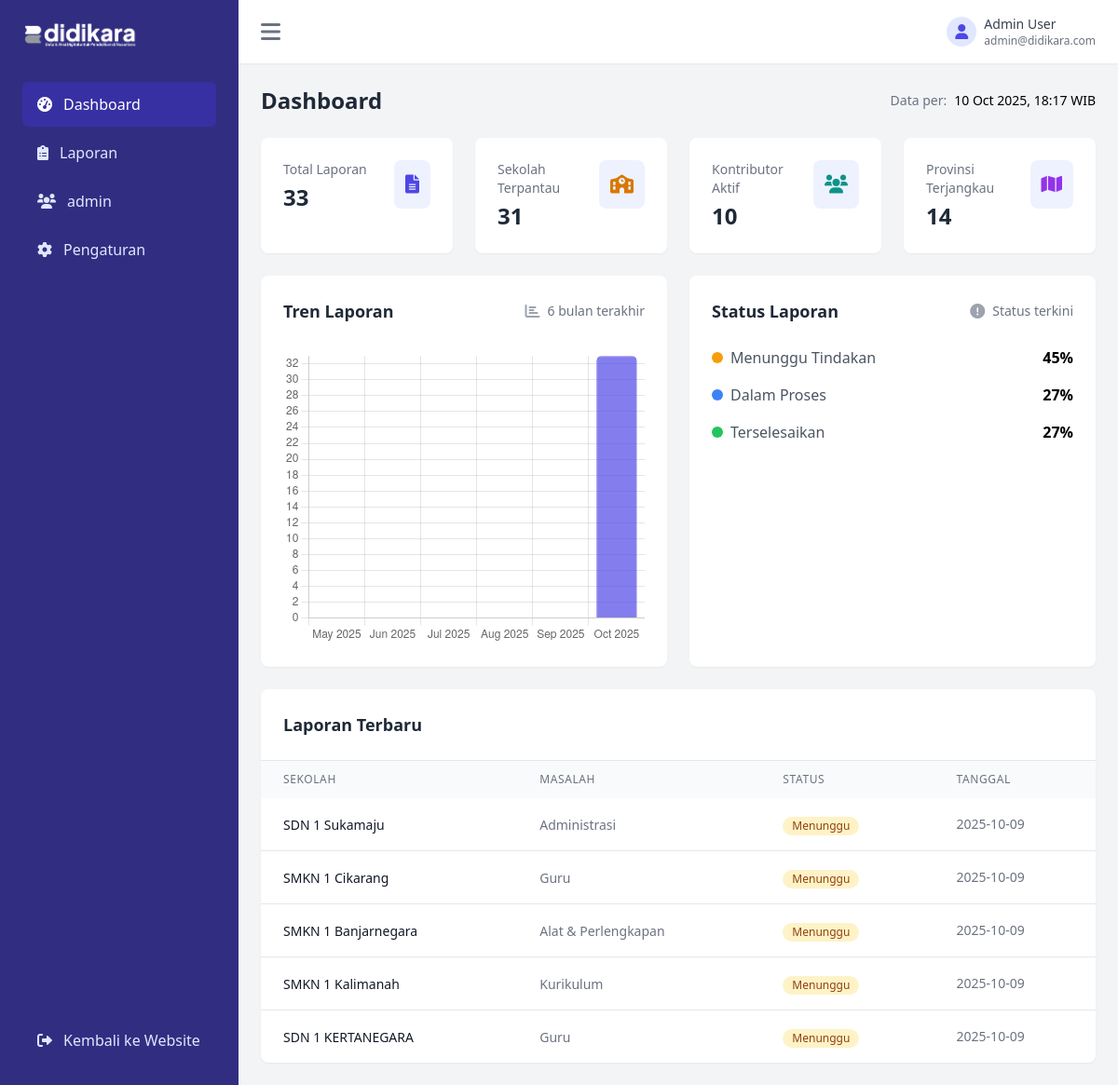
The app's page /admin/index.php with its own data.
### tables this page shows
CREATE TABLE `reports` (
  `id` bigint(20) unsigned NOT NULL AUTO_INCREMENT,
  `user_id` bigint(20) unsigned DEFAULT NULL,
  `school_name` varchar(200) NOT NULL,
  `province_id` tinyint(3) unsigned DEFAULT NULL,
  `address` varchar(255) DEFAULT NULL,
  `issue_type_id` tinyint(3) unsigned NOT NULL,
  `severity` enum('low','medium','high') NOT NULL DEFAULT 'low',
  `description` text NOT NULL,
  `reporter_name` varchar(150) DEFAULT NULL,
  `reporter_nik` varchar(20) DEFAULT NULL,
  `reporter_email` varchar(200) DEFAULT NULL,
  `reporter_phone` varchar(32) DEFAULT NULL,
  `agree_terms` tinyint(1) NOT NULL DEFAULT 0,
  `status` enum('pending','confirmed','investigating','resolved','rejected','archived') NOT NULL DEFAULT 'pending',
  `latitude` decimal(10,7) DEFAULT NULL,
  `longitude` decimal(10,7) DEFAULT NULL,
  `created_at` datetime NOT NULL DEFAULT current_timestamp(),
  `updated_at` datetime NOT NULL DEFAULT current_timestamp() ON UPDATE current_timestamp(),
  PRIMARY KEY (`id`),
  KEY `idx_status` (`status`),
  KEY `idx_issue` (`issue_type_id`),
  KEY `idx_created` (`created_at`),
  KEY `idx_province` (`province_id`),
  KEY `idx_severity` (`severity`),
  KEY `idx_lat_lng` (`latitude`,`longitude`),
  KEY `fk_reports_user` (`user_id`),
  FULLTEXT KEY `ft_description` (`description`),
  CONSTRAINT `fk_reports_issue` FOREIGN KEY (`issue_type_id`) REFERENCES `issue_types` (`id`),
  CONSTRAINT `fk_reports_province` FOREIGN KEY (`province_id`) REFERENCES `provinces` (`id`) ON DELETE SET NULL,
  CONSTRAINT `fk_reports_user` FOREIGN KEY (`user_id`) REFERENCES `users` (`id`) ON DELETE SET NULL
);

CREATE TABLE `issue_types` (
  `id` tinyint(3) unsigned NOT NULL AUTO_INCREMENT,
  `slug` varchar(60) NOT NULL,
  `name` varchar(120) NOT NULL,
  PRIMARY KEY (`id`),
  UNIQUE KEY `slug` (`slug`)
);

### admin/dashboard.php (the view, shortened to what this page needs)
<?php
$host = 'localhost';
$user = 'root';
$pass = '';
$db   = 'db_didikara';
$mysqli = new mysqli($host, $user, $pass, $db);
$total_laporan = $mysqli->query("SELECT COUNT(id) AS total FROM reports")->fetch_assoc()['total'];
$sekolah_terpantau = $mysqli->query("SELECT COUNT(DISTINCT school_name) AS total FROM reports")->fetch_assoc()['total'];
$kontributor_aktif = $mysqli->query("SELECT COUNT(id) AS total FROM contributors WHERE status = 'approved'")->fetch_assoc()['total'];
$provinsi_terjangkau = $mysqli->query("SELECT COUNT(DISTINCT province_id) AS total FROM reports WHERE province_id IS NOT NULL")->fetch_assoc()['total'];
$chart_labels = [];
$chart_data_map = [];
for ($i = 5; $i >= 0; $i--) {
    $month = date('Y-m', strtotime("-$i months"));
    $chart_labels[] = date('M Y', strtotime($month));
    $chart_data_map[$month] = 0;
}
$query_tren = "
    SELECT DATE_FORMAT(created_at, '%Y-%m') AS bulan, COUNT(id) AS jumlah
    FROM reports
    WHERE created_at >= DATE_SUB(NOW(), INTERVAL 6 MONTH)
    GROUP BY bulan
    ORDER BY bulan ASC
";
$result_tren = $mysqli->query($query_tren);
if ($result_tren) {
    while ($row = $result_tren->fetch_assoc()) {
        $chart_data_map[$row['bulan']] = (int) $row['jumlah'];
    }
}
$chart_data = array_values($chart_data_map);
$query_status = "SELECT status, COUNT(id) AS jumlah FROM reports GROUP BY status";
$result_status = $mysqli->query($query_status);
$status_counts = ['menunggu' => 0, 'proses' => 0, 'selesai' => 0];
$total_status_reports = 0;
if ($result_status) {
    while ($row = $result_status->fetch_assoc()) {
        $total_status_reports += $row['jumlah'];
        switch ($row['status']) {
            case 'pending':
                $status_counts['menunggu'] += $row['jumlah'];
                break;
            case 'confirmed':
            case 'investigating':
                $status_counts['proses'] += $row['jumlah'];
                break;
            case 'resolved':
                $status_counts['selesai'] += $row['jumlah'];
                break;
        }
    }
}
$menunggu_percent = ($total_status_reports > 0) ? round(($status_counts['menunggu'] / $total_status_reports) * 100) : 0;
$proses_percent = ($total_status_reports > 0) ? round(($status_counts['proses'] / $total_status_reports) * 100) : 0;
$selesai_percent = ($total_status_reports > 0) ? round(($status_counts['selesai'] / $total_status_reports) * 100) : 0;
$query_laporan_terbaru = "
    SELECT r.school_name, it.name AS issue_name, r.status, r.created_at
    FROM reports r JOIN issue_types it ON r.issue_type_id = it.id
    ORDER BY r.created_at DESC LIMIT 5
";
$result_laporan_terbaru = $mysqli->query($query_laporan_terbaru);
function getStatusBadge($status) {
    switch ($status) {
        case 'pending':
            return '<span class="inline-flex items-center px-2.5 py-0.5 rounded-full text-xs font-medium bg-amber-100 text-amber-800">Menunggu</span>';
    }
}
?>
<div id="main-content" class="main-content">
    <header class="bg-white shadow-sm">
        <div class="flex items-center justify-between px-6 py-4">
            <button id="sidebar-toggle" class="text-gray-500 hover:text-gray-700 focus:outline-none">
                <i class="fas fa-bars text-2xl"></i>
            </button>
            <div class="flex items-center space-x-4">
                <div class="flex items-center space-x-2">
                    <div class="w-8 h-8 bg-indigo-100 rounded-full flex items-center justify-center">
                        <i class="fas fa-user text-indigo-600"></i>
                    </div>
                    <div class="text-sm">
                        <p class="font-medium text-gray-700">Admin User</p>
                        <p class="text-gray-500 text-xs">admin@didikara.com</p>
                    </div>
                </div>
            </div>
        </div>
    </header>
    <main class="p-6">
        <div class="space-y-6">
            <div class="flex flex-col md:flex-row md:items-center md:justify-between mb-6">
                <h1 class="text-2xl font-bold text-gray-800">Dashboard</h1>
                <div class="mt-2 md:mt-0 flex items-center space-x-2">
                    <span class="text-sm text-gray-500">Data per:</span>
                    <span class="text-sm font-medium"><?= date('d M Y, H:i') ?> WIB</span>
                </div>
            </div>
            <div class="grid grid-cols-1 md:grid-cols-2 lg:grid-cols-4 gap-6">
                <div class="bg-white rounded-lg shadow-sm p-6">
                    <div class="flex items-start justify-between">
                        <div>
                            <p class="text-gray-500 text-sm">Total Laporan</p>
                            <h3 class="text-2xl font-bold text-gray-800 mt-1"><?= number_format($total_laporan) ?></h3>
                        </div>
                        <div class="bg-indigo-50 p-3 rounded-lg">
                            <i class="fas fa-file-alt text-indigo-600 text-xl"></i>
                        </div>
                    </div>
                </div>
                <div class="bg-white rounded-lg shadow-sm p-6">
                    <div class="flex items-start justify-between">
                        <div>
                            <p class="text-gray-500 text-sm">Sekolah Terpantau</p>
                            <h3 class="text-2xl font-bold text-gray-800 mt-1"><?= number_format($sekolah_terpantau) ?></h3>
                        </div>
                        <div class="bg-indigo-50 p-3 rounded-lg">
                            <i class="fas fa-school text-amber-600 text-xl"></i>
                        </div>
                    </div>
                </div>
                <div class="bg-white rounded-lg shadow-sm p-6">
                    <div class="flex items-start justify-between">
                        <div>
                            <p class="text-gray-500 text-sm">Kontributor Aktif</p>
                            <h3 class="text-2xl font-bold text-gray-800 mt-1"><?= number_format($kontributor_aktif) ?></h3>
                        </div>
                        <div class="bg-indigo-50 p-3 rounded-lg">
                            <i class="fas fa-users text-teal-600 text-xl"></i>
                        </div>
                    </div>
                </div>
                <div class="bg-white rounded-lg shadow-sm p-6">
                    <div class="flex items-start justify-between">
                        <div>
                            <p class="text-gray-500 text-sm">Provinsi Terjangkau</p>
                            <h3 class="text-2xl font-bold text-gray-800 mt-1"><?= number_format($provinsi_terjangkau) ?></h3>
                        </div>
                        <div class="bg-indigo-50 p-3 rounded-lg">
                            <i class="fas fa-map text-purple-600 text-xl"></i>
                        </div>
                    </div>
                </div>
            </div>
            <div class="grid grid-cols-1 lg:grid-cols-2 gap-6">
                <div class="bg-white rounded-lg shadow-sm p-6">
                    <div class="flex items-center justify-between mb-6">
                        <h2 class="text-lg font-semibold text-gray-800">Tren Laporan</h2>
                        <div class="flex items-center space-x-2">
                            <i class="fas fa-chart-bar text-gray-400"></i>
                            <span class="text-sm text-gray-500">6 bulan terakhir</span>
                        </div>
                    </div>
                    <div class="h-80">
                        <canvas id="reportsChart"></canvas>
                    </div>
                </div>
                <div class="bg-white rounded-lg shadow-sm p-6">
                    <div class="flex items-center justify-between mb-6">
                        <h2 class="text-lg font-semibold text-gray-800">Status Laporan</h2>
                        <div class="flex items-center space-x-2">
                            <i class="fas fa-exclamation-circle text-gray-400"></i>
                            <span class="text-sm text-gray-500">Status terkini</span>
                        </div>
                    </div>
                    <div class="space-y-4">
                        <div class="flex items-center justify-between">
                            <div class="flex items-center space-x-2">
                                <div class="w-3 h-3 bg-amber-500 rounded-full"></div>
                                <span class="text-gray-600">Menunggu Tindakan</span>
                            </div>
                            <span class="font-semibold"><?= $menunggu_percent ?>%</span>
                        </div>
                        <div class="flex items-center justify-between">
                            <div class="flex items-center space-x-2">
                                <div class="w-3 h-3 bg-blue-500 rounded-full"></div>
                                <span class="text-gray-600">Dalam Proses</span>
                            </div>
                            <span class="font-semibold"><?= $proses_percent ?>%</span>
                        </div>
                        <div class="flex items-center justify-between">
                            <div class="flex items-center space-x-2">
                                <div class="w-3 h-3 bg-green-500 rounded-full"></div>
                                <span class="text-gray-600">Terselesaikan</span>
                            </div>
                            <span class="font-semibold"><?= $selesai_percent ?>%</span>
                        </div>
                    </div>
                </div>
            </div>
            <div class="bg-white rounded-lg shadow-sm">
                <div class="p-6 border-b">
                    <h2 class="text-lg font-semibold text-gray-800">Laporan Terbaru</h2>
                </div>
                <div class="overflow-x-auto">
                    <table class="w-full">
                        <thead>
                            <tr class="bg-gray-50">
                                <th class="px-6 py-3 text-left text-xs font-medium text-gray-500 uppercase tracking-wider">Sekolah</th>
                                <th class="px-6 py-3 text-left text-xs font-medium text-gray-500 uppercase tracking-wider">Masalah</th>
                                <th class="px-6 py-3 text-left text-xs font-medium text-gray-500 uppercase tracking-wider">Status</th>
                                <th class="px-6 py-3 text-left text-xs font-medium text-gray-500 uppercase tracking-wider">Tanggal</th>
                            </tr>
                        </thead>
                        <tbody class="divide-y divide-gray-200">
                            <?php if ($result_laporan_terbaru->num_rows > 0): ?>
                                <?php while($row = $result_laporan_terbaru->fetch_assoc()): ?>
                                 <tr class="hover:bg-gray-50">
                                     <td class="px-6 py-4 whitespace-nowrap">
                                         <span class="text-sm font-medium text-gray-900"><?= htmlspecialchars($row['school_name']) ?></span>
                                     </td>
                                     <td class="px-6 py-4 whitespace-nowrap">
                                         <span class="text-sm text-gray-500"><?= htmlspecialchars($row['issue_name']) ?></span>
                                     </td>
                                     <td class="px-6 py-4 whitespace-nowrap">
                                         <?= getStatusBadge($row['status']) ?>
                                     </td>
                                     <td class="px-6 py-4 whitespace-nowrap text-sm text-gray-500">
                                         <?= date('Y-m-d', strtotime($row['created_at'])) ?>
                                     </td>
                                 </tr>
                                <?php endwhile; ?>
                            <?php else: ?>
                                <tr>
                                    <td colspan="4" class="text-center px-6 py-4 text-gray-500">Tidak ada laporan terbaru.</td>
                                </tr>
                            <?php endif; ?>
                        </tbody>
                    </table>
                </div>
            </div>
        </div>
    </main>
</div>
<script>
    // Menunggu DOM siap sebelum menjalankan script chart
    document.addEventListener('DOMContentLoaded', () => {
        const ctx = document.getElementById('reportsChart');
        if (ctx) {
            // Mengambil data dari PHP dan mengubahnya menjadi format JavaScript
            const chartLabels = <?= json_encode($chart_labels) ?>;
            const chartData = <?= json_encode($chart_data) ?>;
            new Chart(ctx, {
                type: 'bar',
                data: {
                    labels: chartLabels,
                    datasets: [{
                        label: 'Jumlah Laporan',
                        data: chartData,
                        backgroundColor: 'rgba(79, 70, 229, 0.7)', // Warna Indigo
                        borderColor: 'rgba(79, 70, 229, 1)',
                        borderWidth: 1,
                        borderRadius: 5
                    }]
                },
                options: {
                    responsive: true,
                    maintainAspectRatio: false,
                    scales: {
                        y: {
                            beginAtZero: true,
                            ticks: {
                                // Memastikan angka di sumbu Y adalah bilangan bulat
                                stepSize: 1,
                                precision: 0
                            }
                        }
                    },
                    plugins: {
                        legend: {
                            display: false // Menyembunyikan legenda 'Jumlah Laporan'
                        }
                    }
                }
            });
        }
    });
</script>

### records on screen
reports: school_name "SDN 1 Sukamaju", issue_type.name "Administrasi", status "Menunggu", created_at "2025-10-09"
reports: school_name "SMKN 1 Cikarang", issue_type.name "Guru", status "Menunggu", created_at "2025-10-09"
reports: school_name "SMKN 1 Banjarnegara", issue_type.name "Alat & Perlengkapan", status "Menunggu", created_at "2025-10-09"
reports: school_name "SMKN 1 Kalimanah", issue_type.name "Kurikulum", status "Menunggu", created_at "2025-10-09"
reports: school_name "SDN 1 KERTANEGARA", issue_type.name "Guru", status "Menunggu", created_at "2025-10-09"

### other values on screen
$total_laporan "33"
$sekolah_terpantau "31"
$kontributor_aktif "10"
$provinsi_terjangkau "14"
$menunggu_percent "45"
$proses_percent "27"
$selesai_percent "27"
chart data {{ json_encode($chart_data) }} [0,0,0,0,0,33]
